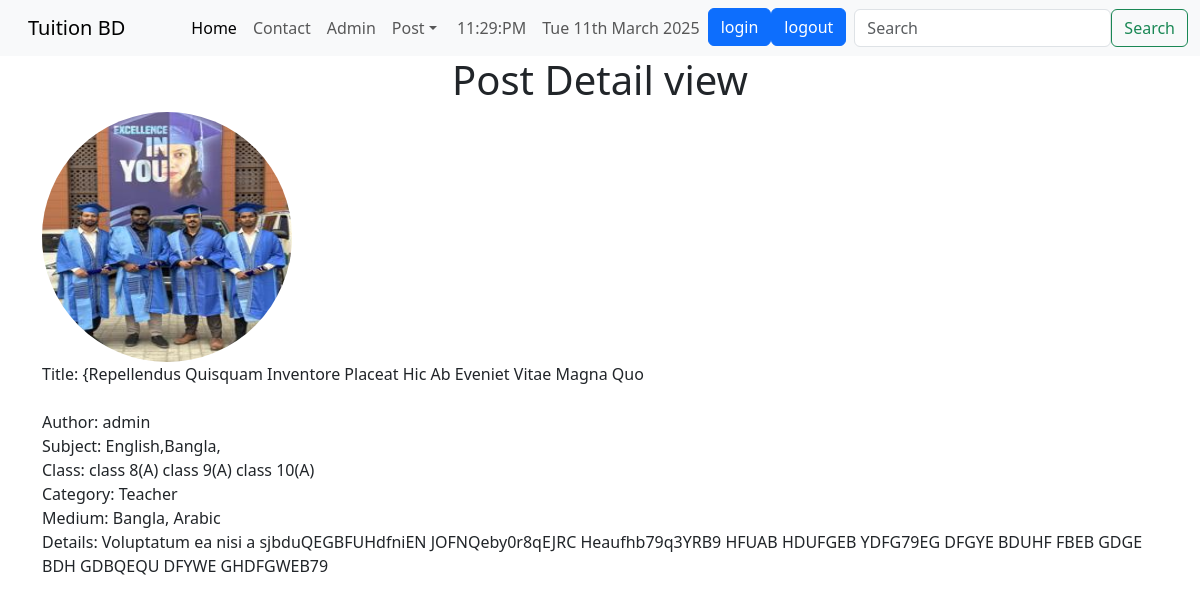
Screenshot of /tuition/detail/17 with the database file from the repository.
### tuition/models.py (models this page shows, shortened)
class Post(models.Model):
    categories=(
        ('Teacher','Teacher'),
        ('Student','Student')
    )
    Medium=(('Bangla','Bangla'),
            ('English','English'),
            ('Urdu','Urdu'),
            ('Arabic','Arabic')
            )
    user=models.ForeignKey(User,on_delete=models.CASCADE,blank=True,null=True)
    id=models.AutoField(primary_key=True)
    title=models.CharField(max_length=200)
    slug=models.CharField(max_length=200)
    email=models.EmailField()
    salery=models.IntegerField()
    details=models.TextField()
    available=models.BooleanField()
    category=models.CharField(max_length=100,choices=categories)
    image=models.ImageField(default='default.jpg',upload_to='media/images')
    medium=MultiSelectField(max_length=100,max_choices=3,choices=Medium,default="Bangla")
    subject=models.ManyToManyField(Subject, related_name='Subjects_added')
    class_in=models.ManyToManyField(Class_in,related_name='Class_in')
    def get_subject_list(self):
        subs=self.subject.all()
        subjects=""
        for i in subs:
            subjects=subjects+str(i.name)+','
        return subjects
    def make_title(self):
        title=self.title.title()
        return title

class Subject(models.Model):
    name=models.CharField(max_length=100)

class Class_in(models.Model):
    name=models.CharField(max_length=100)
    section=models.CharField(max_length=5,default="A")

### tuition/views.py (the view)
# urls.py: path('detail/<int:pk>',PostDetailView.as_view(),name='detail'),
class PostDetailView(DetailView):
    model=Post
    template_name = 'tuition/detail.html'
    context_object_name = 'postdetail'
    def get_context_data(self, **kwargs):
        context = super().get_context_data(**kwargs)
        post=self.get_object()
        print("Logged-in user:", self.request.user)
        print("Post author:", post.user)
        context['author']=self.request.user == post.user #acts as a boolean in fron-end to check if the user is authenticated
        return context

### templates/tuition/detail.html (shortened to what this page needs)
{% extends "basic.html" %}
{% block body %}
<div class="container">
<h1 class="text-center">Post Detail view</h1>
    <div class="col-md-6">
        <img src="{{object.image.url}}" style="width:250px; height:250px" class="rounded-circle">
    </div>
Title: {{{object.make_title}}<br>
        <br>
Author: {{object.user.username}} <br>
Subject:
    {{object.get_subject_list}}<br>
Class: {% for i in object.class_in.all%} {{i.name}}({{i.section}}) {% endfor%} <br>
Category: {{object.category}} <br>
Medium: {{object.medium}}<br>
    Details: {{object.details}}
    </div>
{% endblock body %}

### rows the page displays
Post: image (picture), make_title "Repellendus Quisquam Inventore Placeat Hic Ab Eveniet Vitae Magna Quo", user.username "admin", get_subject_list "English,Bangla,", category "Teacher", medium "Bangla, Arabic", details "Voluptatum ea nisi a sjbduQEGBFUHdfniEN JOFNQeby0r8qEJRC Heaufhb79q3YRB9 HFUAB HDUFGEB YDFG79EG DFGYE BDUHF FBEB GDGE BDH GDBQEQU DFYWE GHDFGWEB79"
Class_in: name "class 8", section "A"
Class_in: name "class 9", section "A"
Class_in: name "class 10", section "A"
